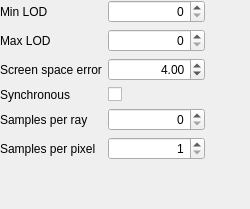
<?xml version="1.0" encoding="UTF-8"?>
<ui version="4.0">
 <class>renderParametersController</class>
 <widget class="QWidget" name="renderParametersController">
  <property name="geometry">
   <rect>
    <x>0</x>
    <y>0</y>
    <width>250</width>
    <height>209</height>
   </rect>
  </property>
  <property name="sizePolicy">
   <sizepolicy hsizetype="Preferred" vsizetype="Preferred">
    <horstretch>0</horstretch>
    <verstretch>0</verstretch>
   </sizepolicy>
  </property>
  <property name="minimumSize">
   <size>
    <width>250</width>
    <height>0</height>
   </size>
  </property>
  <property name="windowTitle">
   <string>Render parameters</string>
  </property>
  <widget class="QWidget" name="formLayoutWidget">
   <property name="geometry">
    <rect>
     <x>0</x>
     <y>0</y>
     <width>205</width>
     <height>208</height>
    </rect>
   </property>
   <layout class="QFormLayout" name="formLayout">
    <property name="sizeConstraint">
     <enum>QLayout::SetDefaultConstraint</enum>
    </property>
    <property name="fieldGrowthPolicy">
     <enum>QFormLayout::AllNonFixedFieldsGrow</enum>
    </property>
    <property name="rowWrapPolicy">
     <enum>QFormLayout::DontWrapRows</enum>
    </property>
    <property name="labelAlignment">
     <set>Qt::AlignLeading|Qt::AlignLeft|Qt::AlignVCenter</set>
    </property>
    <property name="formAlignment">
     <set>Qt::AlignLeading|Qt::AlignLeft|Qt::AlignTop</set>
    </property>
    <property name="horizontalSpacing">
     <number>6</number>
    </property>
    <property name="verticalSpacing">
     <number>6</number>
    </property>
    <item row="0" column="0">
     <widget class="QLabel" name="minLODLabel">
      <property name="text">
       <string>Min LOD</string>
      </property>
     </widget>
    </item>
    <item row="0" column="1">
     <widget class="QSpinBox" name="minLODSpinBox">
      <property name="alignment">
       <set>Qt::AlignRight|Qt::AlignTrailing|Qt::AlignVCenter</set>
      </property>
      <property name="buttonSymbols">
       <enum>QAbstractSpinBox::UpDownArrows</enum>
      </property>
     </widget>
    </item>
    <item row="1" column="0">
     <widget class="QLabel" name="maxLODLabel">
      <property name="text">
       <string>Max LOD</string>
      </property>
     </widget>
    </item>
    <item row="1" column="1">
     <widget class="QSpinBox" name="maxLODSpinBox">
      <property name="alignment">
       <set>Qt::AlignRight|Qt::AlignTrailing|Qt::AlignVCenter</set>
      </property>
     </widget>
    </item>
    <item row="2" column="0">
     <widget class="QLabel" name="screenSpaceErrorLabel">
      <property name="text">
       <string>Screen space error</string>
      </property>
     </widget>
    </item>
    <item row="2" column="1">
     <widget class="QDoubleSpinBox" name="screenSpaceErrorDoubleSpinBox">
      <property name="alignment">
       <set>Qt::AlignRight|Qt::AlignTrailing|Qt::AlignVCenter</set>
      </property>
      <property name="decimals">
       <number>2</number>
      </property>
      <property name="value">
       <double>4.000000000000000</double>
      </property>
     </widget>
    </item>
    <item row="3" column="0">
     <widget class="QLabel" name="synchronousLabel">
      <property name="text">
       <string>Synchronous</string>
      </property>
     </widget>
    </item>
    <item row="3" column="1">
     <widget class="QCheckBox" name="synchronousCheckBox">
      <property name="tristate">
       <bool>false</bool>
      </property>
     </widget>
    </item>
    <item row="4" column="0">
     <widget class="QLabel" name="samplesPerRayLabel">
      <property name="text">
       <string>Samples per ray</string>
      </property>
     </widget>
    </item>
    <item row="4" column="1">
     <widget class="QSpinBox" name="samplesPerRaySpinBox">
      <property name="alignment">
       <set>Qt::AlignRight|Qt::AlignTrailing|Qt::AlignVCenter</set>
      </property>
      <property name="minimum">
       <number>0</number>
      </property>
      <property name="maximum">
       <number>4096</number>
      </property>
      <property name="value">
       <number>0</number>
      </property>
     </widget>
    </item>
    <item row="5" column="0">
     <widget class="QLabel" name="samplesPerPixelLabel">
      <property name="text">
       <string>Samples per pixel</string>
      </property>
     </widget>
    </item>
    <item row="5" column="1">
     <widget class="QSpinBox" name="samplesPerPixelSpinBox">
      <property name="alignment">
       <set>Qt::AlignRight|Qt::AlignTrailing|Qt::AlignVCenter</set>
      </property>
      <property name="minimum">
       <number>1</number>
      </property>
      <property name="maximum">
       <number>64</number>
      </property>
     </widget>
    </item>
   </layout>
  </widget>
 </widget>
 <resources/>
 <connections/>
</ui>
